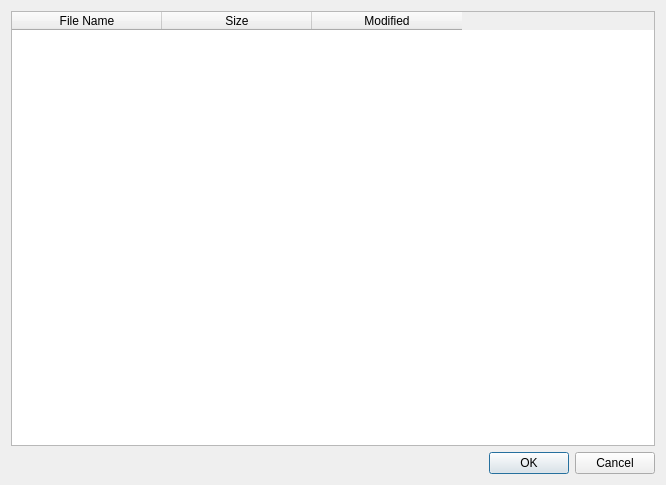
<?xml version="1.0" encoding="UTF-8"?>
<ui version="4.0">
 <class>DialogFileSelection</class>
 <widget class="QDialog" name="DialogFileSelection">
  <property name="geometry">
   <rect>
    <x>0</x>
    <y>0</y>
    <width>666</width>
    <height>485</height>
   </rect>
  </property>
  <property name="windowTitle">
   <string>Dialog</string>
  </property>
  <layout class="QVBoxLayout" name="verticalLayout">
   <item>
    <widget class="QTableWidget" name="tableWidget">
     <property name="editTriggers">
      <set>QAbstractItemView::NoEditTriggers</set>
     </property>
     <property name="selectionMode">
      <enum>QAbstractItemView::SingleSelection</enum>
     </property>
     <property name="selectionBehavior">
      <enum>QAbstractItemView::SelectRows</enum>
     </property>
     <property name="sortingEnabled">
      <bool>true</bool>
     </property>
     <attribute name="horizontalHeaderDefaultSectionSize">
      <number>150</number>
     </attribute>
     <attribute name="horizontalHeaderStretchLastSection">
      <bool>false</bool>
     </attribute>
     <column>
      <property name="text">
       <string>File Name</string>
      </property>
     </column>
     <column>
      <property name="text">
       <string>Size</string>
      </property>
     </column>
     <column>
      <property name="text">
       <string>Modified</string>
      </property>
     </column>
    </widget>
   </item>
   <item>
    <widget class="QDialogButtonBox" name="buttonBox">
     <property name="orientation">
      <enum>Qt::Horizontal</enum>
     </property>
     <property name="standardButtons">
      <set>QDialogButtonBox::Cancel|QDialogButtonBox::Ok</set>
     </property>
    </widget>
   </item>
  </layout>
 </widget>
 <resources/>
 <connections>
  <connection>
   <sender>buttonBox</sender>
   <signal>accepted()</signal>
   <receiver>DialogFileSelection</receiver>
   <slot>accept()</slot>
   <hints>
    <hint type="sourcelabel">
     <x>248</x>
     <y>254</y>
    </hint>
    <hint type="destinationlabel">
     <x>157</x>
     <y>274</y>
    </hint>
   </hints>
  </connection>
  <connection>
   <sender>buttonBox</sender>
   <signal>rejected()</signal>
   <receiver>DialogFileSelection</receiver>
   <slot>reject()</slot>
   <hints>
    <hint type="sourcelabel">
     <x>316</x>
     <y>260</y>
    </hint>
    <hint type="destinationlabel">
     <x>286</x>
     <y>274</y>
    </hint>
   </hints>
  </connection>
 </connections>
</ui>
